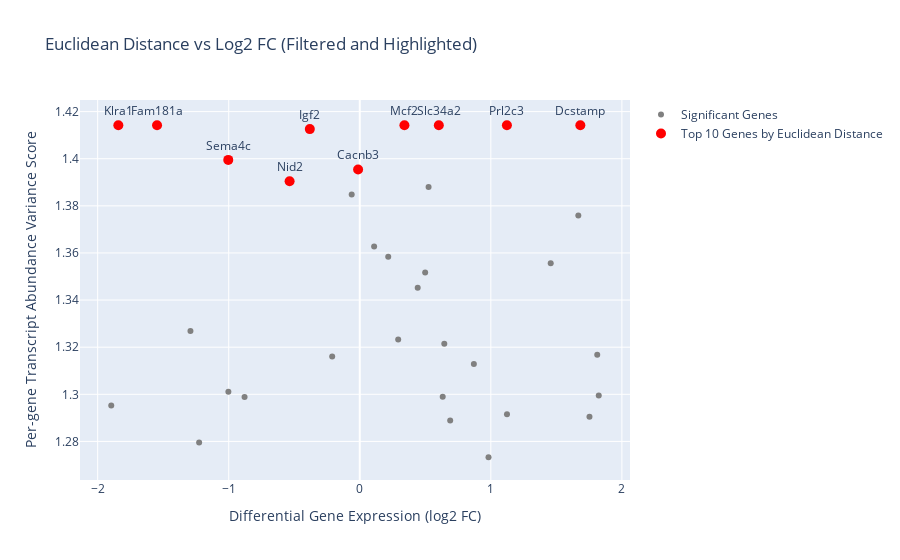

Source (notebook cell):
### Code cell
# run comprehensive_gene_analysis
mean_df_min = comprehensive_gene_analysis(transcript_to_gene_mapping, TPM_dataframe1, TPM_dataframe2, TPM_dataframe3, TPM_dataframe4, gene_to_transcript_mapping, 2, 0.1)

### Figure 1 — Plotly figure (JSON) as saved in the notebook; plotly's stock layout.template omitted (floating-point values rounded to 4 significant figures)
{"data": [{"hovertext": ["Igkv3-7 (CLL_vs_CLL_RS)", "Igkv4-61 (B cell_vs_CLL)", "Ppara (B cell_vs_CLL_RS)", "Col3a1 (B cell_vs_CLL_RS)", "Map9 (CLL_vs_RS)", "Tdrp (CLL_vs_RS)", "Slc2a13 (B cell_vs_CLL_RS)", "Mcf2 (B cell_vs_CLL_RS)", "Fam181a (B cell_vs_RS)", "Nid2 (CLL_RS_vs_RS)", "Dcstamp (CLL_vs_CLL_RS)", "Paqr8 (B cell_vs_CLL)", "Tox3 (B cell_vs_CLL)", "Klra1 (B cell_vs_CLL)", "Prl2c3 (B cell_vs_CLL_RS)", "Gli3 (B cell_vs_RS)", "Med12l (CLL_vs_RS)", "Fbxl21 (B cell_vs_CLL)", "Tnip3 (CLL_RS_vs_RS)", "Slc38a7 (CLL_vs_CLL_RS)", "Cacnb3 (CLL_vs_CLL_RS)", "Krt80 (B cell_vs_CLL_RS)", "Slc34a2 (CLL_vs_CLL_RS)", "C2cd4c (CLL_vs_CLL_RS)", "Mmp27 (B cell_vs_CLL)", "Ces2c (B cell_vs_RS)", "Clec9a (B cell_vs_CLL)", "1810020O05Rik (B cell_vs_CLL)", "Pik3c2g (CLL_RS_vs_RS)", "Dab2ip (CLL_vs_RS)", "Fsip1 (CLL_vs_CLL_RS)", "Myocd (CLL_vs_CLL_RS)", "Sema4c (B cell_vs_CLL_RS)", "Igf2 (CLL_RS_vs_RS)"], "marker": {"color": "grey"}, "mode": "markers", "name": "Significant Genes", "type": "scatter", "x": [0.499, -1.896, 0.2932, 0.2171, -0.879, 1.812, 0.9824, 0.3408, -1.547, -0.5354, 1.683, 1.824, 1.753, -1.842, 1.123, 0.6329, 0.8705, 1.123, -0.06152, 0.69, -0.01273, -0.2105, 0.6032, 1.457, 0.442, -1.226, 0.6449, 1.668, -1.003, -1.292, 0.5251, 0.1096, -1.003, -0.3811], "y": [1.352, 1.295, 1.323, 1.358, 1.299, 1.317, 1.273, 1.414, 1.414, 1.39, 1.414, 1.3, 1.29, 1.414, 1.414, 1.299, 1.313, 1.292, 1.385, 1.289, 1.395, 1.316, 1.414, 1.356, 1.345, 1.28, 1.321, 1.376, 1.301, 1.327, 1.388, 1.363, 1.4, 1.413]}, {"hovertext": ["Mcf2 (B cell_vs_CLL_RS)", "Fam181a (B cell_vs_RS)", "Dcstamp (CLL_vs_CLL_RS)", "Klra1 (B cell_vs_CLL)", "Slc34a2 (CLL_vs_CLL_RS)", "Prl2c3 (B cell_vs_CLL_RS)", "Igf2 (CLL_RS_vs_RS)", "Sema4c (B cell_vs_CLL_RS)", "Cacnb3 (CLL_vs_CLL_RS)", "Nid2 (CLL_RS_vs_RS)"], "marker": {"color": "red", "size": 10}, "mode": "markers+text", "name": "Top 10 Genes by Euclidean Distance", "text": ["Mcf2", "Fam181a", "Dcstamp", "Klra1", "Slc34a2", "Prl2c3", "Igf2", "Sema4c", "Cacnb3", "Nid2"], "textposition": "top center", "type": "scatter", "x": [0.3408, -1.547, 1.683, -1.842, 0.6032, 1.123, -0.3811, -1.003, -0.01273, -0.5354], "y": [1.414, 1.414, 1.414, 1.414, 1.414, 1.414, 1.413, 1.4, 1.395, 1.39]}], "layout": {"showlegend": true, "title": {"text": "Euclidean Distance vs Log2 FC (Filtered and Highlighted)"}, "xaxis": {"title": {"text": "Differential Gene Expression (log2 FC)"}}, "yaxis": {"title": {"text": "Per-gene Transcript Abundance Variance Score"}}}}
